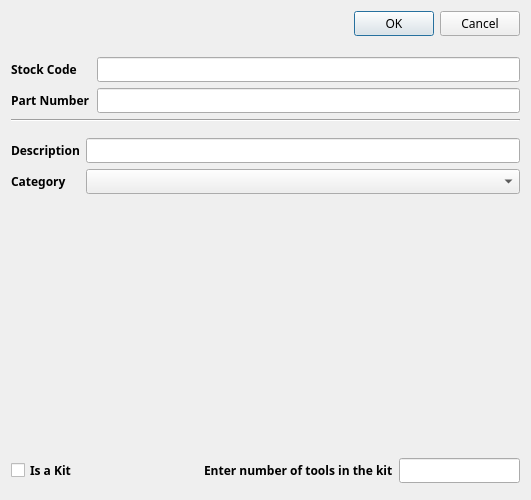
<?xml version="1.0" encoding="UTF-8"?>
<ui version="4.0">
 <class>toolDetail</class>
 <widget class="QDialog" name="toolDetail">
  <property name="geometry">
   <rect>
    <x>0</x>
    <y>0</y>
    <width>531</width>
    <height>500</height>
   </rect>
  </property>
  <property name="sizePolicy">
   <sizepolicy hsizetype="Preferred" vsizetype="Preferred">
    <horstretch>0</horstretch>
    <verstretch>0</verstretch>
   </sizepolicy>
  </property>
  <property name="minimumSize">
   <size>
    <width>531</width>
    <height>280</height>
   </size>
  </property>
  <property name="maximumSize">
   <size>
    <width>531</width>
    <height>500</height>
   </size>
  </property>
  <property name="font">
   <font>
    <family>Century Gothic</family>
    <pointsize>9</pointsize>
   </font>
  </property>
  <property name="windowTitle">
   <string>Dialog</string>
  </property>
  <layout class="QGridLayout" name="gridLayout_3">
   <item row="2" column="0">
    <layout class="QGridLayout" name="gridLayout">
     <item row="0" column="0">
      <widget class="QLabel" name="lblStockCode">
       <property name="font">
        <font>
         <family>Century Gothic</family>
         <pointsize>9</pointsize>
         <weight>75</weight>
         <bold>true</bold>
        </font>
       </property>
       <property name="text">
        <string>Stock Code</string>
       </property>
      </widget>
     </item>
     <item row="0" column="1">
      <widget class="QLineEdit" name="edtStockCode"/>
     </item>
     <item row="1" column="0">
      <widget class="QLabel" name="lblPartNum">
       <property name="font">
        <font>
         <family>Century Gothic</family>
         <pointsize>9</pointsize>
         <weight>75</weight>
         <bold>true</bold>
        </font>
       </property>
       <property name="text">
        <string>Part Number</string>
       </property>
      </widget>
     </item>
     <item row="1" column="1">
      <widget class="QLineEdit" name="edtpartNum"/>
     </item>
    </layout>
   </item>
   <item row="6" column="0">
    <spacer name="verticalSpacer">
     <property name="orientation">
      <enum>Qt::Vertical</enum>
     </property>
     <property name="sizeHint" stdset="0">
      <size>
       <width>20</width>
       <height>40</height>
      </size>
     </property>
    </spacer>
   </item>
   <item row="7" column="0">
    <layout class="QHBoxLayout" name="horizontalLayout">
     <item>
      <widget class="QCheckBox" name="cbIsKit">
       <property name="font">
        <font>
         <family>Century Gothic</family>
         <pointsize>9</pointsize>
         <weight>75</weight>
         <bold>true</bold>
        </font>
       </property>
       <property name="text">
        <string>Is a Kit</string>
       </property>
      </widget>
     </item>
     <item>
      <spacer name="horizontalSpacer">
       <property name="orientation">
        <enum>Qt::Horizontal</enum>
       </property>
       <property name="sizeHint" stdset="0">
        <size>
         <width>40</width>
         <height>20</height>
        </size>
       </property>
      </spacer>
     </item>
     <item>
      <widget class="QLabel" name="lblKitCount">
       <property name="font">
        <font>
         <family>Century Gothic</family>
         <pointsize>9</pointsize>
         <weight>75</weight>
         <bold>true</bold>
        </font>
       </property>
       <property name="text">
        <string>Enter number of tools in the kit</string>
       </property>
      </widget>
     </item>
     <item>
      <widget class="QLineEdit" name="edtKitCount"/>
     </item>
    </layout>
   </item>
   <item row="3" column="0">
    <widget class="Line" name="line">
     <property name="orientation">
      <enum>Qt::Horizontal</enum>
     </property>
    </widget>
   </item>
   <item row="4" column="0">
    <spacer name="verticalSpacer_3">
     <property name="orientation">
      <enum>Qt::Vertical</enum>
     </property>
     <property name="sizeType">
      <enum>QSizePolicy::Fixed</enum>
     </property>
     <property name="sizeHint" stdset="0">
      <size>
       <width>20</width>
       <height>10</height>
      </size>
     </property>
    </spacer>
   </item>
   <item row="1" column="0">
    <spacer name="verticalSpacer_4">
     <property name="orientation">
      <enum>Qt::Vertical</enum>
     </property>
     <property name="sizeType">
      <enum>QSizePolicy::Fixed</enum>
     </property>
     <property name="sizeHint" stdset="0">
      <size>
       <width>508</width>
       <height>15</height>
      </size>
     </property>
    </spacer>
   </item>
   <item row="0" column="0">
    <widget class="QDialogButtonBox" name="btnBox">
     <property name="standardButtons">
      <set>QDialogButtonBox::Cancel|QDialogButtonBox::Ok</set>
     </property>
    </widget>
   </item>
   <item row="5" column="0">
    <layout class="QGridLayout" name="gridLayout_2">
     <item row="1" column="0">
      <widget class="QLabel" name="lblDescription">
       <property name="font">
        <font>
         <family>Century Gothic</family>
         <pointsize>9</pointsize>
         <weight>75</weight>
         <bold>true</bold>
        </font>
       </property>
       <property name="text">
        <string>Description</string>
       </property>
      </widget>
     </item>
     <item row="1" column="1">
      <widget class="QLineEdit" name="edtDescription"/>
     </item>
     <item row="2" column="0">
      <widget class="QLabel" name="lblCategory">
       <property name="font">
        <font>
         <family>Century Gothic</family>
         <pointsize>9</pointsize>
         <weight>75</weight>
         <bold>true</bold>
        </font>
       </property>
       <property name="text">
        <string>Category</string>
       </property>
      </widget>
     </item>
     <item row="2" column="1">
      <widget class="QComboBox" name="cbCategory"/>
     </item>
    </layout>
   </item>
   <item row="8" column="0">
    <widget class="QWidget" name="keybrd" native="true"/>
   </item>
  </layout>
  <zorder>btnBox</zorder>
  <zorder>line</zorder>
  <zorder>verticalSpacer_3</zorder>
  <zorder>verticalSpacer</zorder>
  <zorder>keybrd</zorder>
 </widget>
 <resources/>
 <connections/>
</ui>
